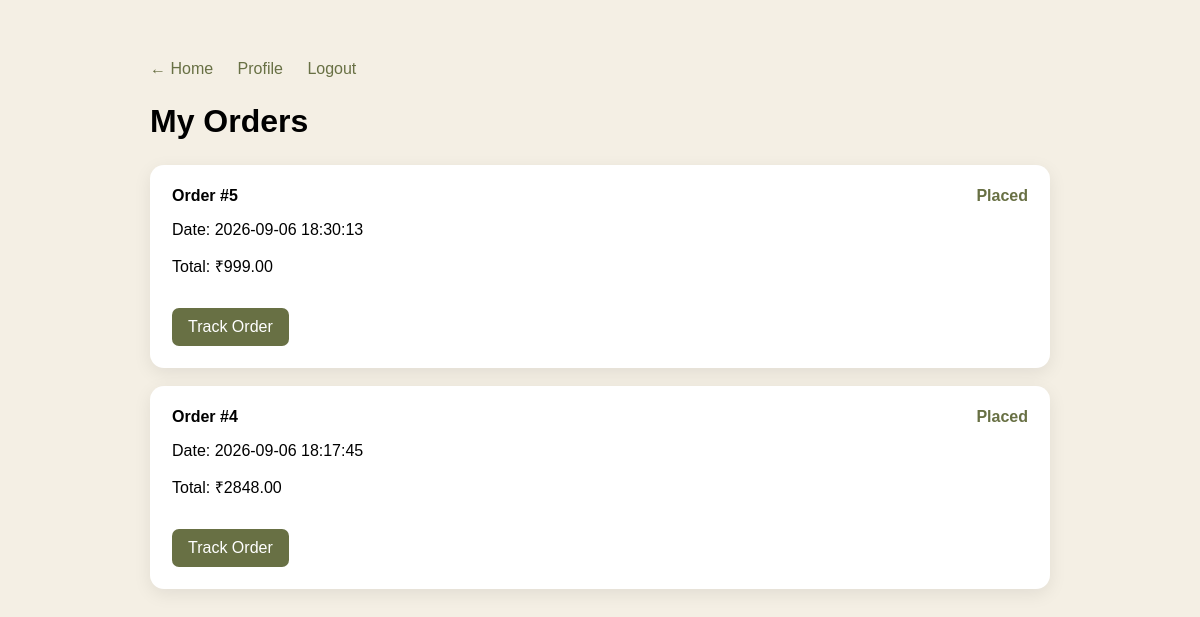
/orders (signed in), run on the app's committed database.
### tables this page shows
CREATE TABLE orders (
            id INTEGER PRIMARY KEY AUTOINCREMENT,
            customer_id INTEGER NOT NULL,
            total_amount REAL NOT NULL,
            status TEXT NOT NULL DEFAULT 'Placed',
            created_at TEXT NOT NULL,
            FOREIGN KEY(customer_id) REFERENCES customers(id)
        );

### app.py (the view)
@app.route("/orders")
def orders():
    if not logged_in():
        return redirect(url_for("login"))
    customer_id = session.get("customer_id")
    conn = get_db()
    try:
        customer = conn.execute(
            """
            SELECT *
            FROM customers
            WHERE id=?
            """,
            (customer_id,)
        ).fetchone()
        if not customer:
            session.clear()
            return redirect(url_for("login"))
        order_rows = conn.execute(
            """
            SELECT
                id,
                customer_id,
                total_amount,
                status,
                created_at
            FROM orders
            WHERE customer_id=?
            ORDER BY id DESC
            """,
            (customer_id,)
        ).fetchall()
        customer_orders = list(order_rows)
        print("----------------------------------------")
        print("MY ORDERS")
        print("Customer ID:", customer_id)
        print(
            "Customer:",
            customer["first_name"],
            customer["last_name"]
        )
        print("Number of Orders:", len(customer_orders))
        for order in customer_orders:
            print(
                "Order #",
                order["id"],
                "| Customer ID:",
                order["customer_id"],
                "| Total:",
                order["total_amount"],
                "| Status:",
                order["status"]
            )
        print("----------------------------------------")
    finally:
        conn.close()
    return render_template(
        "orders.html",
        orders=customer_orders,
        customer=customer
    )

### app.py (called while the page is built)
def get_db():
    conn = sqlite3.connect(DB_NAME)
    conn.row_factory = sqlite3.Row
    return conn

def logged_in():
    return "customer_id" in session

### templates/orders.html (shortened to what this page needs)
<!DOCTYPE html>
<html lang="en">
<head>
</head>
<body>
<div class="container">
    <div class="top-links">
        <a href="/">
            ← Home
        </a>
        <a href="/profile">
            Profile
        </a>
        <a href="/logout">
            Logout
        </a>
    </div>
    <h1>My Orders</h1>
    {% if orders %}
        {% for order in orders %}
        <div class="order-card">
            <div class="order-header">
                <strong>
                    Order #{{ order["id"] }}
                </strong>
                <span class="status">
                    {{ order["status"] }}
                </span>
            </div>
            <p>
                Date:
                {{ order["created_at"] }}
            </p>
            <p>
                Total:
                ₹{{ "%.2f"|format(order["total_amount"]) }}
            </p>
            <a
                href="/order-tracking?order_id={{ order['id'] }}"
                class="track-button">
                Track Order
            </a>
        </div>
        {% endfor %}
    {% endif %}
</div>
</body>
</html>

### templates/orders.html (style rules this page uses)
body { margin: 0; font-family: Arial, sans-serif; background: #f4efe4; }
.container { max-width: 900px; margin: 40px auto; padding: 20px; }
h1 { margin-bottom: 25px; }
.top-links { margin-bottom: 25px; }
.top-links a { color: #687044; text-decoration: none; margin-right: 20px; }
.order-card { background: white; padding: 22px; border-radius: 14px; margin-bottom: 18px; box-shadow: 0 5px 18px rgba(0, 0, 0, 0.08); }
.order-header { display: flex; justify-content: space-between; flex-wrap: wrap; gap: 10px; }
.status { font-weight: bold; color: #687044; }
.track-button { display: inline-block; margin-top: 15px; padding: 10px 16px; background: #687044; color: white; text-decoration: none; border-radius: 7px; }

### data on the page
orders: id "5", status "Placed", created_at "2026-09-06 18:30:13", total_amount "999.00"
orders: id "4", status "Placed", created_at "2026-09-06 18:17:45", total_amount "2848.00"
